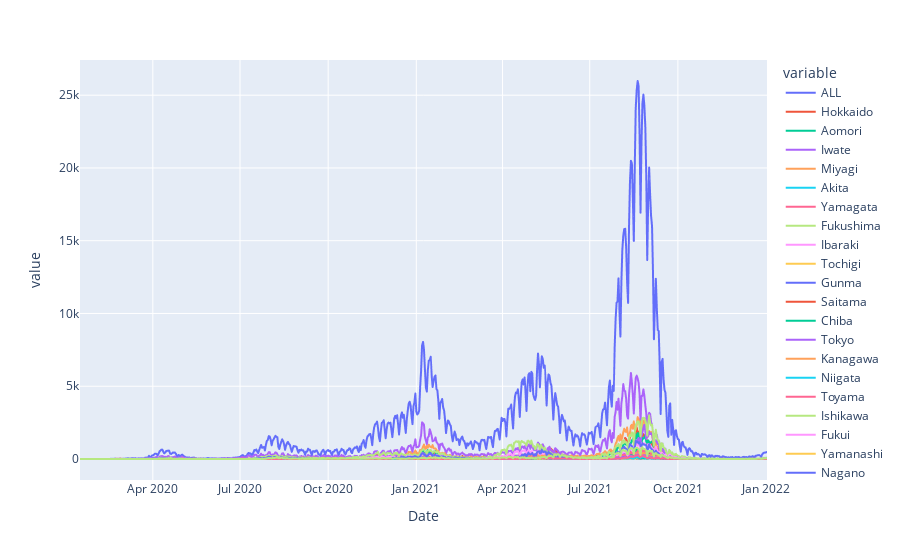

The code cell stored with this chart in its notebook:
### Code cell
px.line(df, )

### Figure 1 — Plotly figure (JSON) as saved in the notebook; plotly's stock layout.template omitted (floating-point values rounded to 4 significant figures; data arrays with more than 128 entries replaced by an {"elided": "..."} marker saying what was removed)
{"data": [{"hovertemplate": "variable=ALL<br>Date=%{x}<br>value=%{y}<extra></extra>", "legendgroup": "ALL", "line": {"color": "#636efa", "dash": "solid"}, "marker": {"symbol": "circle"}, "mode": "lines", "name": "ALL", "showlegend": true, "type": "scattergl", "x": {"elided": "718 str values"}, "xaxis": "x", "y": {"elided": "718 int values"}, "yaxis": "y"}, {"hovertemplate": "variable=Hokkaido<br>Date=%{x}<br>value=%{y}<extra></extra>", "legendgroup": "Hokkaido", "line": {"color": "#EF553B", "dash": "solid"}, "marker": {"symbol": "circle"}, "mode": "lines", "name": "Hokkaido", "showlegend": true, "type": "scattergl", "x": {"elided": "718 str values"}, "xaxis": "x", "y": {"elided": "718 int values"}, "yaxis": "y"}, {"hovertemplate": "variable=Aomori<br>Date=%{x}<br>value=%{y}<extra></extra>", "legendgroup": "Aomori", "line": {"color": "#00cc96", "dash": "solid"}, "marker": {"symbol": "circle"}, "mode": "lines", "name": "Aomori", "showlegend": true, "type": "scattergl", "x": {"elided": "718 str values"}, "xaxis": "x", "y": {"elided": "718 int values"}, "yaxis": "y"}, {"hovertemplate": "variable=Iwate<br>Date=%{x}<br>value=%{y}<extra></extra>", "legendgroup": "Iwate", "line": {"color": "#ab63fa", "dash": "solid"}, "marker": {"symbol": "circle"}, "mode": "lines", "name": "Iwate", "showlegend": true, "type": "scattergl", "x": {"elided": "718 str values"}, "xaxis": "x", "y": {"elided": "718 int values"}, "yaxis": "y"}, {"hovertemplate": "variable=Miyagi<br>Date=%{x}<br>value=%{y}<extra></extra>", "legendgroup": "Miyagi", "line": {"color": "#FFA15A", "dash": "solid"}, "marker": {"symbol": "circle"}, "mode": "lines", "name": "Miyagi", "showlegend": true, "type": "scattergl", "x": {"elided": "718 str values"}, "xaxis": "x", "y": {"elided": "718 int values"}, "yaxis": "y"}, {"hovertemplate": "variable=Akita<br>Date=%{x}<br>value=%{y}<extra></extra>", "legendgroup": "Akita", "line": {"color": "#19d3f3", "dash": "solid"}, "marker": {"symbol": "circle"}, "mode": "lines", "name": "Akita", "showlegend": true, "type": "scattergl", "x": {"elided": "718 str values"}, "xaxis": "x", "y": {"elided": "718 int values"}, "yaxis": "y"}, {"hovertemplate": "variable=Yamagata<br>Date=%{x}<br>value=%{y}<extra></extra>", "legendgroup": "Yamagata", "line": {"color": "#FF6692", "dash": "solid"}, "marker": {"symbol": "circle"}, "mode": "lines", "name": "Yamagata", "showlegend": true, "type": "scattergl", "x": {"elided": "718 str values"}, "xaxis": "x", "y": {"elided": "718 int values"}, "yaxis": "y"}, {"hovertemplate": "variable=Fukushima<br>Date=%{x}<br>value=%{y}<extra></extra>", "legendgroup": "Fukushima", "line": {"color": "#B6E880", "dash": "solid"}, "marker": {"symbol": "circle"}, "mode": "lines", "name": "Fukushima", "showlegend": true, "type": "scattergl", "x": {"elided": "718 str values"}, "xaxis": "x", "y": {"elided": "718 int values"}, "yaxis": "y"}, {"hovertemplate": "variable=Ibaraki<br>Date=%{x}<br>value=%{y}<extra></extra>", "legendgroup": "Ibaraki", "line": {"color": "#FF97FF", "dash": "solid"}, "marker": {"symbol": "circle"}, "mode": "lines", "name": "Ibaraki", "showlegend": true, "type": "scattergl", "x": {"elided": "718 str values"}, "xaxis": "x", "y": {"elided": "718 int values"}, "yaxis": "y"}, {"hovertemplate": "variable=Tochigi<br>Date=%{x}<br>value=%{y}<extra></extra>", "legendgroup": "Tochigi", "line": {"color": "#FECB52", "dash": "solid"}, "marker": {"symbol": "circle"}, "mode": "lines", "name": "Tochigi", "showlegend": true, "type": "scattergl", "x": {"elided": "718 str values"}, "xaxis": "x", "y": {"elided": "718 int values"}, "yaxis": "y"}, {"hovertemplate": "variable=Gunma<br>Date=%{x}<br>value=%{y}<extra></extra>", "legendgroup": "Gunma", "line": {"color": "#636efa", "dash": "solid"}, "marker": {"symbol": "circle"}, "mode": "lines", "name": "Gunma", "showlegend": true, "type": "scattergl", "x": {"elided": "718 str values"}, "xaxis": "x", "y": {"elided": "718 int values"}, "yaxis": "y"}, {"hovertemplate": "variable=Saitama<br>Date=%{x}<br>value=%{y}<extra></extra>", "legendgroup": "Saitama", "line": {"color": "#EF553B", "dash": "solid"}, "marker": {"symbol": "circle"}, "mode": "lines", "name": "Saitama", "showlegend": true, "type": "scattergl", "x": {"elided": "718 str values"}, "xaxis": "x", "y": {"elided": "718 int values"}, "yaxis": "y"}, {"hovertemplate": "variable=Chiba<br>Date=%{x}<br>value=%{y}<extra></extra>", "legendgroup": "Chiba", "line": {"color": "#00cc96", "dash": "solid"}, "marker": {"symbol": "circle"}, "mode": "lines", "name": "Chiba", "showlegend": true, "type": "scattergl", "x": {"elided": "718 str values"}, "xaxis": "x", "y": {"elided": "718 int values"}, "yaxis": "y"}, {"hovertemplate": "variable=Tokyo<br>Date=%{x}<br>value=%{y}<extra></extra>", "legendgroup": "Tokyo", "line": {"color": "#ab63fa", "dash": "solid"}, "marker": {"symbol": "circle"}, "mode": "lines", "name": "Tokyo", "showlegend": true, "type": "scattergl", "x": {"elided": "718 str values"}, "xaxis": "x", "y": {"elided": "718 int values"}, "yaxis": "y"}, {"hovertemplate": "variable=Kanagawa<br>Date=%{x}<br>value=%{y}<extra></extra>", "legendgroup": "Kanagawa", "line": {"color": "#FFA15A", "dash": "solid"}, "marker": {"symbol": "circle"}, "mode": "lines", "name": "Kanagawa", "showlegend": true, "type": "scattergl", "x": {"elided": "718 str values"}, "xaxis": "x", "y": {"elided": "718 int values"}, "yaxis": "y"}, {"hovertemplate": "variable=Niigata<br>Date=%{x}<br>value=%{y}<extra></extra>", "legendgroup": "Niigata", "line": {"color": "#19d3f3", "dash": "solid"}, "marker": {"symbol": "circle"}, "mode": "lines", "name": "Niigata", "showlegend": true, "type": "scattergl", "x": {"elided": "718 str values"}, "xaxis": "x", "y": {"elided": "718 int values"}, "yaxis": "y"}, {"hovertemplate": "variable=Toyama<br>Date=%{x}<br>value=%{y}<extra></extra>", "legendgroup": "Toyama", "line": {"color": "#FF6692", "dash": "solid"}, "marker": {"symbol": "circle"}, "mode": "lines", "name": "Toyama", "showlegend": true, "type": "scattergl", "x": {"elided": "718 str values"}, "xaxis": "x", "y": {"elided": "718 int values"}, "yaxis": "y"}, {"hovertemplate": "variable=Ishikawa<br>Date=%{x}<br>value=%{y}<extra></extra>", "legendgroup": "Ishikawa", "line": {"color": "#B6E880", "dash": "solid"}, "marker": {"symbol": "circle"}, "mode": "lines", "name": "Ishikawa", "showlegend": true, "type": "scattergl", "x": {"elided": "718 str values"}, "xaxis": "x", "y": {"elided": "718 int values"}, "yaxis": "y"}, {"hovertemplate": "variable=Fukui<br>Date=%{x}<br>value=%{y}<extra></extra>", "legendgroup": "Fukui", "line": {"color": "#FF97FF", "dash": "solid"}, "marker": {"symbol": "circle"}, "mode": "lines", "name": "Fukui", "showlegend": true, "type": "scattergl", "x": {"elided": "718 str values"}, "xaxis": "x", "y": {"elided": "718 int values"}, "yaxis": "y"}, {"hovertemplate": "variable=Yamanashi<br>Date=%{x}<br>value=%{y}<extra></extra>", "legendgroup": "Yamanashi", "line": {"color": "#FECB52", "dash": "solid"}, "marker": {"symbol": "circle"}, "mode": "lines", "name": "Yamanashi", "showlegend": true, "type": "scattergl", "x": {"elided": "718 str values"}, "xaxis": "x", "y": {"elided": "718 int values"}, "yaxis": "y"}, {"hovertemplate": "variable=Nagano<br>Date=%{x}<br>value=%{y}<extra></extra>", "legendgroup": "Nagano", "line": {"color": "#636efa", "dash": "solid"}, "marker": {"symbol": "circle"}, "mode": "lines", "name": "Nagano", "showlegend": true, "type": "scattergl", "x": {"elided": "718 str values"}, "xaxis": "x", "y": {"elided": "718 int values"}, "yaxis": "y"}, {"hovertemplate": "variable=Gifu<br>Date=%{x}<br>value=%{y}<extra></extra>", "legendgroup": "Gifu", "line": {"color": "#EF553B", "dash": "solid"}, "marker": {"symbol": "circle"}, "mode": "lines", "name": "Gifu", "showlegend": true, "type": "scattergl", "x": {"elided": "718 str values"}, "xaxis": "x", "y": {"elided": "718 int values"}, "yaxis": "y"}, {"hovertemplate": "variable=Shizuoka<br>Date=%{x}<br>value=%{y}<extra></extra>", "legendgroup": "Shizuoka", "line": {"color": "#00cc96", "dash": "solid"}, "marker": {"symbol": "circle"}, "mode": "lines", "name": "Shizuoka", "showlegend": true, "type": "scattergl", "x": {"elided": "718 str values"}, "xaxis": "x", "y": {"elided": "718 int values"}, "yaxis": "y"}, {"hovertemplate": "variable=Aichi<br>Date=%{x}<br>value=%{y}<extra></extra>", "legendgroup": "Aichi", "line": {"color": "#ab63fa", "dash": "solid"}, "marker": {"symbol": "circle"}, "mode": "lines", "name": "Aichi", "showlegend": true, "type": "scattergl", "x": {"elided": "718 str values"}, "xaxis": "x", "y": {"elided": "718 int values"}, "yaxis": "y"}, {"hovertemplate": "variable=Mie<br>Date=%{x}<br>value=%{y}<extra></extra>", "legendgroup": "Mie", "line": {"color": "#FFA15A", "dash": "solid"}, "marker": {"symbol": "circle"}, "mode": "lines", "name": "Mie", "showlegend": true, "type": "scattergl", "x": {"elided": "718 str values"}, "xaxis": "x", "y": {"elided": "718 int values"}, "yaxis": "y"}, {"hovertemplate": "variable=Shiga<br>Date=%{x}<br>value=%{y}<extra></extra>", "legendgroup": "Shiga", "line": {"color": "#19d3f3", "dash": "solid"}, "marker": {"symbol": "circle"}, "mode": "lines", "name": "Shiga", "showlegend": true, "type": "scattergl", "x": {"elided": "718 str values"}, "xaxis": "x", "y": {"elided": "718 int values"}, "yaxis": "y"}, {"hovertemplate": "variable=Kyoto<br>Date=%{x}<br>value=%{y}<extra></extra>", "legendgroup": "Kyoto", "line": {"color": "#FF6692", "dash": "solid"}, "marker": {"symbol": "circle"}, "mode": "lines", "name": "Kyoto", "showlegend": true, "type": "scattergl", "x": {"elided": "718 str values"}, "xaxis": "x", "y": {"elided": "718 int values"}, "yaxis": "y"}, {"hovertemplate": "variable=Osaka<br>Date=%{x}<br>value=%{y}<extra></extra>", "legendgroup": "Osaka", "line": {"color": "#B6E880", "dash": "solid"}, "marker": {"symbol": "circle"}, "mode": "lines", "name": "Osaka", "showlegend": true, "type": "scattergl", "x": {"elided": "718 str values"}, "xaxis": "x", "y": {"elided": "718 int values"}, "yaxis": "y"}, {"hovertemplate": "variable=Hyogo<br>Date=%{x}<br>value=%{y}<extra></extra>", "legendgroup": "Hyogo", "line": {"color": "#FF97FF", "dash": "solid"}, "marker": {"symbol": "circle"}, "mode": "lines", "name": "Hyogo", "showlegend": true, "type": "scattergl", "x": {"elided": "718 str values"}, "xaxis": "x", "y": {"elided": "718 int values"}, "yaxis": "y"}, {"hovertemplate": "variable=Nara<br>Date=%{x}<br>value=%{y}<extra></extra>", "legendgroup": "Nara", "line": {"color": "#FECB52", "dash": "solid"}, "marker": {"symbol": "circle"}, "mode": "lines", "name": "Nara", "showlegend": true, "type": "scattergl", "x": {"elided": "718 str values"}, "xaxis": "x", "y": {"elided": "718 int values"}, "yaxis": "y"}, {"hovertemplate": "variable=Wakayama<br>Date=%{x}<br>value=%{y}<extra></extra>", "legendgroup": "Wakayama", "line": {"color": "#636efa", "dash": "solid"}, "marker": {"symbol": "circle"}, "mode": "lines", "name": "Wakayama", "showlegend": true, "type": "scattergl", "x": {"elided": "718 str values"}, "xaxis": "x", "y": {"elided": "718 int values"}, "yaxis": "y"}, {"hovertemplate": "variable=Tottori<br>Date=%{x}<br>value=%{y}<extra></extra>", "legendgroup": "Tottori", "line": {"color": "#EF553B", "dash": "solid"}, "marker": {"symbol": "circle"}, "mode": "lines", "name": "Tottori", "showlegend": true, "type": "scattergl", "x": {"elided": "718 str values"}, "xaxis": "x", "y": {"elided": "718 int values"}, "yaxis": "y"}, {"hovertemplate": "variable=Shimane<br>Date=%{x}<br>value=%{y}<extra></extra>", "legendgroup": "Shimane", "line": {"color": "#00cc96", "dash": "solid"}, "marker": {"symbol": "circle"}, "mode": "lines", "name": "Shimane", "showlegend": true, "type": "scattergl", "x": {"elided": "718 str values"}, "xaxis": "x", "y": {"elided": "718 int values"}, "yaxis": "y"}, {"hovertemplate": "variable=Okayama<br>Date=%{x}<br>value=%{y}<extra></extra>", "legendgroup": "Okayama", "line": {"color": "#ab63fa", "dash": "solid"}, "marker": {"symbol": "circle"}, "mode": "lines", "name": "Okayama", "showlegend": true, "type": "scattergl", "x": {"elided": "718 str values"}, "xaxis": "x", "y": {"elided": "718 int values"}, "yaxis": "y"}, {"hovertemplate": "variable=Hiroshima<br>Date=%{x}<br>value=%{y}<extra></extra>", "legendgroup": "Hiroshima", "line": {"color": "#FFA15A", "dash": "solid"}, "marker": {"symbol": "circle"}, "mode": "lines", "name": "Hiroshima", "showlegend": true, "type": "scattergl", "x": {"elided": "718 str values"}, "xaxis": "x", "y": {"elided": "718 int values"}, "yaxis": "y"}, {"hovertemplate": "variable=Yamaguchi<br>Date=%{x}<br>value=%{y}<extra></extra>", "legendgroup": "Yamaguchi", "line": {"color": "#19d3f3", "dash": "solid"}, "marker": {"symbol": "circle"}, "mode": "lines", "name": "Yamaguchi", "showlegend": true, "type": "scattergl", "x": {"elided": "718 str values"}, "xaxis": "x", "y": {"elided": "718 int values"}, "yaxis": "y"}, {"hovertemplate": "variable=Tokushima<br>Date=%{x}<br>value=%{y}<extra></extra>", "legendgroup": "Tokushima", "line": {"color": "#FF6692", "dash": "solid"}, "marker": {"symbol": "circle"}, "mode": "lines", "name": "Tokushima", "showlegend": true, "type": "scattergl", "x": {"elided": "718 str values"}, "xaxis": "x", "y": {"elided": "718 int values"}, "yaxis": "y"}, {"hovertemplate": "variable=Kagawa<br>Date=%{x}<br>value=%{y}<extra></extra>", "legendgroup": "Kagawa", "line": {"color": "#B6E880", "dash": "solid"}, "marker": {"symbol": "circle"}, "mode": "lines", "name": "Kagawa", "showlegend": true, "type": "scattergl", "x": {"elided": "718 str values"}, "xaxis": "x", "y": {"elided": "718 int values"}, "yaxis": "y"}, {"hovertemplate": "variable=Ehime<br>Date=%{x}<br>value=%{y}<extra></extra>", "legendgroup": "Ehime", "line": {"color": "#FF97FF", "dash": "solid"}, "marker": {"symbol": "circle"}, "mode": "lines", "name": "Ehime", "showlegend": true, "type": "scattergl", "x": {"elided": "718 str values"}, "xaxis": "x", "y": {"elided": "718 int values"}, "yaxis": "y"}, {"hovertemplate": "variable=Kochi<br>Date=%{x}<br>value=%{y}<extra></extra>", "legendgroup": "Kochi", "line": {"color": "#FECB52", "dash": "solid"}, "marker": {"symbol": "circle"}, "mode": "lines", "name": "Kochi", "showlegend": true, "type": "scattergl", "x": {"elided": "718 str values"}, "xaxis": "x", "y": {"elided": "718 int values"}, "yaxis": "y"}, {"hovertemplate": "variable=Fukuoka<br>Date=%{x}<br>value=%{y}<extra></extra>", "legendgroup": "Fukuoka", "line": {"color": "#636efa", "dash": "solid"}, "marker": {"symbol": "circle"}, "mode": "lines", "name": "Fukuoka", "showlegend": true, "type": "scattergl", "x": {"elided": "718 str values"}, "xaxis": "x", "y": {"elided": "718 int values"}, "yaxis": "y"}, {"hovertemplate": "variable=Saga<br>Date=%{x}<br>value=%{y}<extra></extra>", "legendgroup": "Saga", "line": {"color": "#EF553B", "dash": "solid"}, "marker": {"symbol": "circle"}, "mode": "lines", "name": "Saga", "showlegend": true, "type": "scattergl", "x": {"elided": "718 str values"}, "xaxis": "x", "y": {"elided": "718 int values"}, "yaxis": "y"}, {"hovertemplate": "variable=Nagasaki<br>Date=%{x}<br>value=%{y}<extra></extra>", "legendgroup": "Nagasaki", "line": {"color": "#00cc96", "dash": "solid"}, "marker": {"symbol": "circle"}, "mode": "lines", "name": "Nagasaki", "showlegend": true, "type": "scattergl", "x": {"elided": "718 str values"}, "xaxis": "x", "y": {"elided": "718 int values"}, "yaxis": "y"}, {"hovertemplate": "variable=Kumamoto<br>Date=%{x}<br>value=%{y}<extra></extra>", "legendgroup": "Kumamoto", "line": {"color": "#ab63fa", "dash": "solid"}, "marker": {"symbol": "circle"}, "mode": "lines", "name": "Kumamoto", "showlegend": true, "type": "scattergl", "x": {"elided": "718 str values"}, "xaxis": "x", "y": {"elided": "718 int values"}, "yaxis": "y"}, {"hovertemplate": "variable=Oita<br>Date=%{x}<br>value=%{y}<extra></extra>", "legendgroup": "Oita", "line": {"color": "#FFA15A", "dash": "solid"}, "marker": {"symbol": "circle"}, "mode": "lines", "name": "Oita", "showlegend": true, "type": "scattergl", "x": {"elided": "718 str values"}, "xaxis": "x", "y": {"elided": "718 int values"}, "yaxis": "y"}, {"hovertemplate": "variable=Miyazaki<br>Date=%{x}<br>value=%{y}<extra></extra>", "legendgroup": "Miyazaki", "line": {"color": "#19d3f3", "dash": "solid"}, "marker": {"symbol": "circle"}, "mode": "lines", "name": "Miyazaki", "showlegend": true, "type": "scattergl", "x": {"elided": "718 str values"}, "xaxis": "x", "y": {"elided": "718 int values"}, "yaxis": "y"}, {"hovertemplate": "variable=Kagoshima<br>Date=%{x}<br>value=%{y}<extra></extra>", "legendgroup": "Kagoshima", "line": {"color": "#FF6692", "dash": "solid"}, "marker": {"symbol": "circle"}, "mode": "lines", "name": "Kagoshima", "showlegend": true, "type": "scattergl", "x": {"elided": "718 str values"}, "xaxis": "x", "y": {"elided": "718 int values"}, "yaxis": "y"}, {"hovertemplate": "variable=Okinawa<br>Date=%{x}<br>value=%{y}<extra></extra>", "legendgroup": "Okinawa", "line": {"color": "#B6E880", "dash": "solid"}, "marker": {"symbol": "circle"}, "mode": "lines", "name": "Okinawa", "showlegend": true, "type": "scattergl", "x": {"elided": "718 str values"}, "xaxis": "x", "y": {"elided": "718 int values"}, "yaxis": "y"}], "layout": {"autosize": true, "legend": {"title": {"text": "variable"}, "tracegroupgap": 0}, "margin": {"t": 60}, "xaxis": {"anchor": "y", "autorange": true, "domain": [0, 1], "range": ["2020-01-16", "2022-01-02"], "title": {"text": "Date"}, "type": "date"}, "yaxis": {"anchor": "x", "autorange": true, "domain": [0, 1], "range": [-1443.0, 27420.0], "title": {"text": "value"}, "type": "linear"}}}
